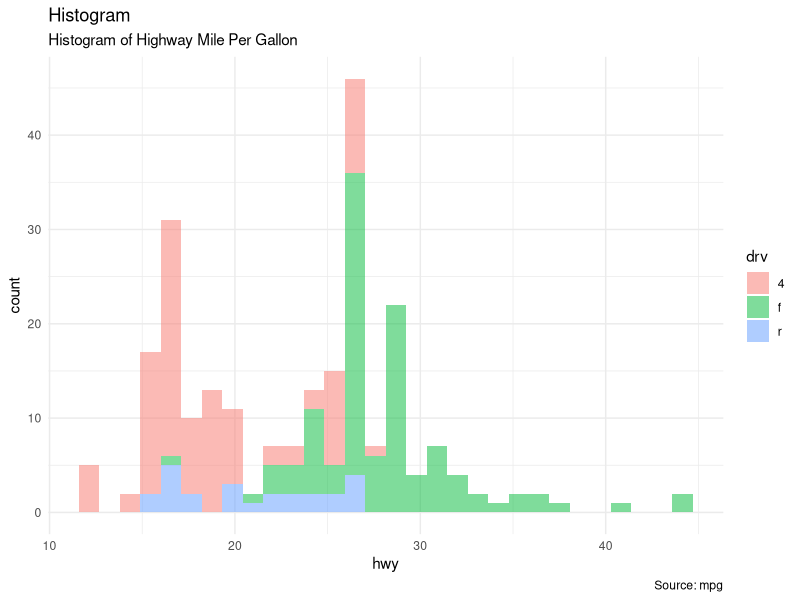
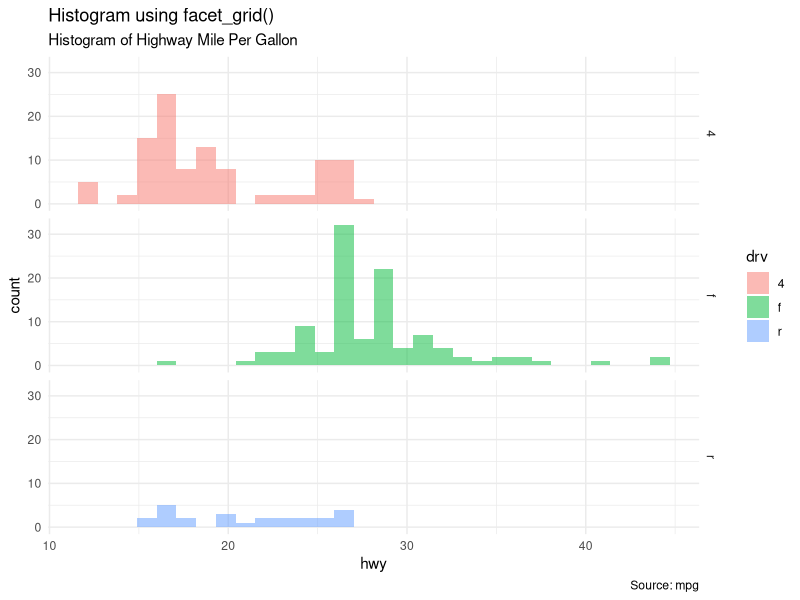
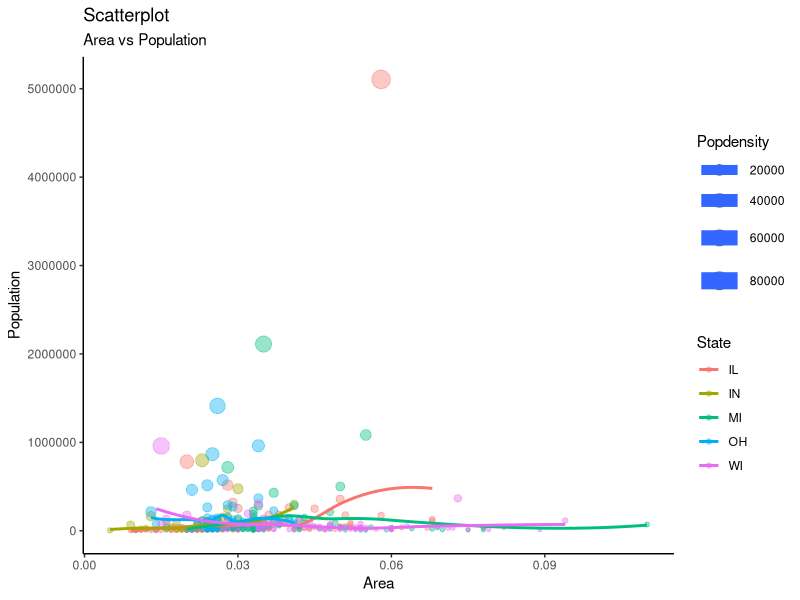

R code for these plots, in order:
## ---- chunk 1
knitr::opts_chunk$set(echo = TRUE)
## ---- chunk 2
library(ggplot2)
## ---- chunk 3
ggplot(data = mpg, aes(x = hwy, fill = drv)) + geom_histogram( alpha = 0.5) + theme_minimal() +  labs(
     subtitle = "Histogram of Highway Mile Per Gallon", 
     y = "count", 
     x = "hwy", 
     title = "Histogram", 
     caption = "Source: mpg"
  )
## ---- chunk 4
library(ggplot2)
## ---- chunk 5
ggplot(data = mpg, aes(x = hwy, fill = drv)) + geom_histogram( alpha = 0.5) + theme_minimal() + facet_grid(rows = vars(drv)) + labs(
     subtitle = "Histogram of Highway Mile Per Gallon", 
     y = "count", 
     x = "hwy", 
     title = "Histogram using facet_grid()", 
     caption = "Source: mpg"
  )
## ---- chunk 6
library(ggplot2)
options(scipen=999)
## ---- chunk 7
ggplot(midwest, aes(x = area, y = poptotal, color = state, size = popdensity)) +
  geom_point(alpha = 0.4) +
  labs(title = "Scatterplot", 
       subtitle = "Area vs Population", 
       x = "Area", 
       y = "Population", 
       color = "State",
       size = "Popdensity"
  ) + 
  theme_classic() + geom_smooth(se=FALSE) 
